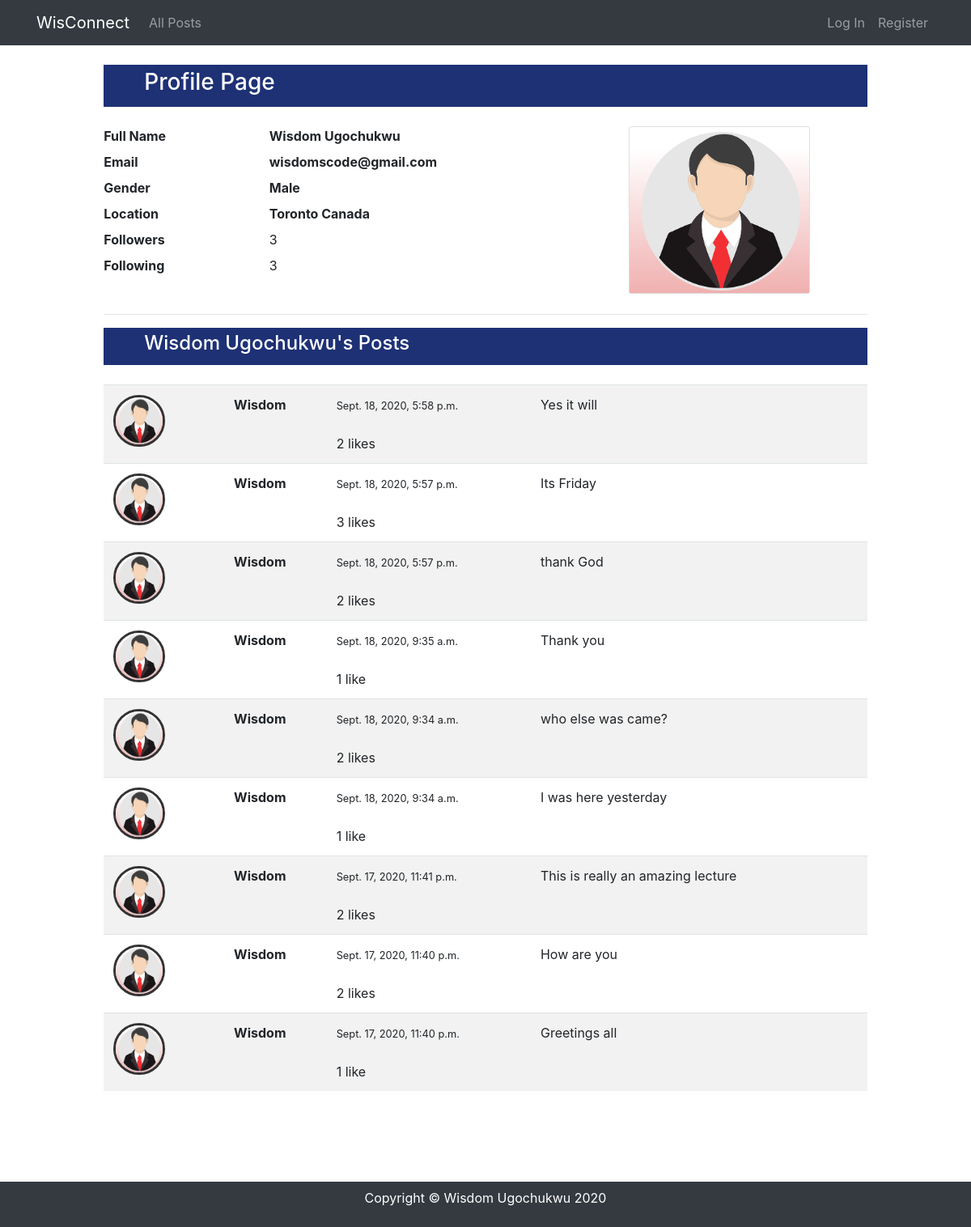
Page /2/profile on the committed database.
### network/models.py (models this page shows, shortened)
class UserProfile(models.Model):
   user = models.OneToOneField(User, on_delete=models.CASCADE)
   location = models.CharField(max_length=30)
   gender = models.CharField(max_length=255, null=True, blank=True)
   profile_pic = models.ImageField(null=True, blank=True, upload_to='profile/')
   following = models.ManyToManyField(User, related_name="following_user", blank=True, symmetrical=False)
   def __str__(self):
      return str(self.user)
   def num_following(self):
      return self.following.all().count()

class Post(models.Model):
   poster = models.ForeignKey(User, on_delete=models.CASCADE)
   body = models.TextField(blank=True, null=True)
   post_date = models.DateTimeField(auto_now_add=True)
   liked = models.ManyToManyField(User, related_name='like_post', blank = True)
   class Meta:
      ordering = ['-post_date']
   def num_likes(self):
      return self.liked.all().count()

### network/views.py (the view)
# urls.py: path("<int:page_user_id>/profile", views.show_profile, name='show_profile'),
def show_profile(request, page_user_id):
   page_user = UserProfile.objects.get(id=page_user_id)
   posts = Post.objects.filter(poster=page_user.user.id)
   users_followed = UserProfile.objects.filter(following=page_user.id)
   num_followed = users_followed.count()
   page = request.GET.get('page', 1)
   paginator = Paginator(posts, 10)
   try:
      posts = paginator.page(page)
   except PageNotAnInteger:
      posts = paginator.page(1)
   except EmptyPage:
      posts = paginator.page(paginator.num_pages)
   print(page_user)
   context = { "page_user":page_user, "posts":posts, "num_followed": num_followed}
   return render(request, "network/profile.html", context)

### network/templates/network/profile.html (shortened to what this page needs)
{% extends "network/layout.html" %}
{% load static %}
{% block body %}
<div style="width: 85%; margin: auto;">
   <div class="main_title">
      <h3>Profile Page </h3>
   </div> <br>
   <div class="row ">
      <div class="col-8">
         <div>
            <label class="label" for="name">Full Name</label>
            <span class="title_header"> {{ page_user.user.first_name }} {{page_user.user.last_name}} </span>
         </div>
         <div>
            <label class="label" for="email">Email</label>
            <span class="title_header"> {{ page_user.user.email }}</span>
         </div>
         <div>
            <label class="label" for="gender">Gender</label>
            <span class="title_header"> {{ page_user.gender }}</span>
         </div>
         <div>
            <label class="label">Location</label>
            <span class="title_header"> {{page_user.location}}</span>
         </div>
         <div>
            <label class="label" >Followers</label>
            <span class="follow-count{{page_user.user.id}}"> {{page_user.num_following}} </span>
         </div>
         <div>
            <label class="label">Following</label>
            <span class="follow-count{{user.id}}"> {{num_followed}} </span>
         </div>
         <br>
      </div>
      <div class="col-4">
         <div class="card" style="width: 14rem;">
            {% if page_user.profile_pic %}
            <img src="{{ page_user.profile_pic.url }}" class="card-img-top" alt="...">
            {% else %}
            {% if page_user.gender == 'Male' %}
            <img src="{% static 'network/profile/male.png' %}" class="card-img-top" alt="...">
            {% else %}
            <img src="{% static 'network/profile/female.png' %}" class="card-img-top" alt="...">
            {% endif %}
            {% endif %}
         </div>
      </div>
   </div>
   <hr>
</div>
<div style="width: 85%; margin: auto;">
   <div class="main_title">
      <h4> {{ page_user.user.first_name }} {{page_user.user.last_name}}'s Posts</h4>
   </div>
   <br>
   <table id="postTable" class="table table-striped">
      {% if posts %}
      {% for post in posts %}
      <tr id="post-{{post.id}}">
         <td>
            {% if post.poster.userprofile.profile_pic %}
            <img src="{{ post.poster.userprofile.profile_pic.url }}" class="rounded-circle align-self-start mr-3 b-1"
               alt="" width="64" height="64" style="border:3px solid #333;"><br>
            {% else %}
            {% if post.poster.userprofile.gender == 'Female' %}
            <img src="{% static 'network/profile/female.png' %}" class="rounded-circle align-self-start mr-3 b-1"
               alt="Pic" width="64" height="64" style="border:3px solid #333;"><br>
            {% else %}
            <img src="{% static 'network/profile/male.png' %}" class="rounded-circle align-self-start mr-3 b-1"
               alt="Pic" width="64" height="64" style="border:3px solid #333;"><br>
            {% endif %}
            {% endif %}
         </td>
         <td class="userName " name="poster">
            <strong><p class="m-0">{{post.poster.username}}</p> </strong>
            <br>
         </td>
         <td>
            <small> {{ post.post_date }} </small><br><br>
            <div class="row">
               <div class="col">
                  <span class="like-count{{post.id}}"> {{post.num_likes}} </span>
                  like{{post.num_likes|pluralize}}
               </div>
            </div>
         </td>
         <td class="userBody userData" name="body" colspan="3">
            {{ post.body }}
         </td>
         <td>
         </td>
      </tr>
      {% endfor %}
      {% else %}
      No Posts Yet
      {% endif %}
   </table>
   <br><br>
<br><br>
</div>
{% endblock %}

### network/static/network/styles.css (style rules this page uses)
.main_title { background-color: #1e3175; color: #fff; padding: 5px 50px; }
.label { font-weight: bold; width: 200px; }
.title_header { font-weight: bold; }

### rows in the picture
UserProfile: user.first_name "Wisdom", user.last_name "Ugochukwu", user.email "wisdomscode@gmail.com", gender "Male", location "Toronto Canada", num_following "3"
Post: poster.username "Wisdom", post_date "Sept. 18, 2020, 5:58 p.m.", num_likes "2", body "Yes it will"
Post: poster.username "Wisdom", post_date "Sept. 18, 2020, 5:57 p.m.", num_likes "3", body "Its Friday"
Post: poster.username "Wisdom", post_date "Sept. 18, 2020, 5:57 p.m.", num_likes "2", body "thank God"
Post: poster.username "Wisdom", post_date "Sept. 18, 2020, 9:35 a.m.", num_likes "1", body "Thank you"
Post: poster.username "Wisdom", post_date "Sept. 18, 2020, 9:34 a.m.", num_likes "2", body "who else was came?"
Post: poster.username "Wisdom", post_date "Sept. 18, 2020, 9:34 a.m.", num_likes "1", body "I was here yesterday"
Post: poster.username "Wisdom", post_date "Sept. 17, 2020, 11:41 p.m.", num_likes "2", body "This is really an amazing lecture"
Post: poster.username "Wisdom", post_date "Sept. 17, 2020, 11:40 p.m.", num_likes "2", body "How are you"
Post: poster.username "Wisdom", post_date "Sept. 17, 2020, 11:40 p.m.", num_likes "1", body "Greetings all"

### other values in the picture
{{ num_followed }} "3"
